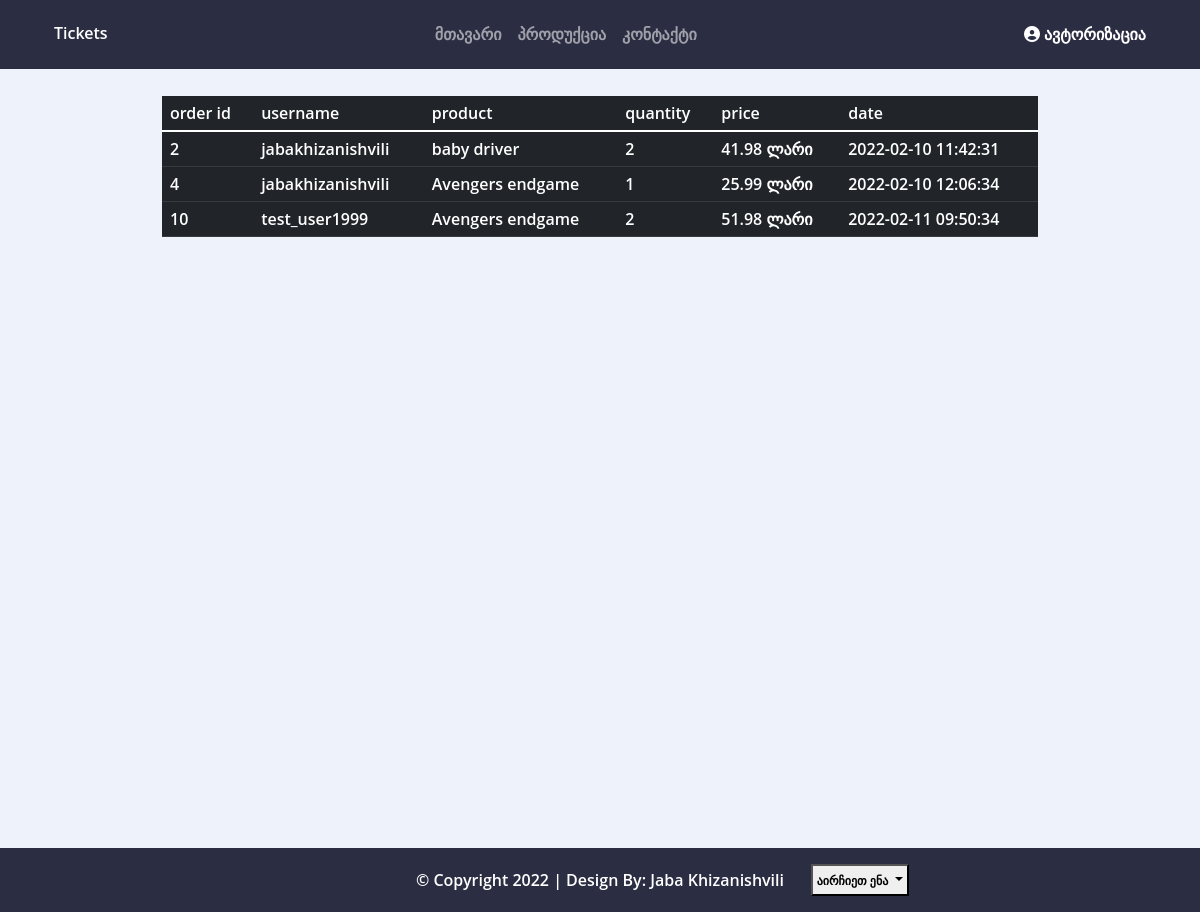
/userorders.php, run on the app's committed database.
### tables this page shows
CREATE TABLE `orders` (
  `id` int(11) NOT NULL,
  `users_id` int(11) NOT NULL,
  `products_id` int(11) NOT NULL,
  `quantity` int(11) NOT NULL,
  `created_at` timestamp NOT NULL DEFAULT current_timestamp(),
  `updated_at` timestamp NOT NULL DEFAULT current_timestamp() ON UPDATE current_timestamp()
);

CREATE TABLE `users` (
  `id` int(11) NOT NULL,
  `name` varchar(50) NOT NULL,
  `password` varchar(60) NOT NULL,
  `mail` varchar(100) NOT NULL,
  `usertype` int(11) NOT NULL,
  `created-at` timestamp NOT NULL DEFAULT current_timestamp(),
  `updated-at` timestamp NOT NULL DEFAULT current_timestamp() ON UPDATE current_timestamp()
);

CREATE TABLE `products` (
  `id` int(11) NOT NULL,
  `name` varchar(50) NOT NULL,
  `price` float NOT NULL,
  `img` text NOT NULL,
  `products_category` int(11) NOT NULL
);

### main.php (called while the page is built, shortened)
<?php
if (isset($_COOKIE["lang"]) && $_COOKIE['lang'] == "geo") {
    $lang = 'geo';
} else if (isset($_COOKIE["lang"]) && $_COOKIE['lang'] == "en") {
    $lang = "en";
} else {
    $lang = "geo";
}
$language = [
    "en" => [
        "home" => "home",
        "products" => "products",
        "contact" => "contact",
        "login" => "login",
        "choose" => "choose language",
        "loginform" => [
            "signin" => "signin",
            "signup" => "signup",
            "username" => "username",
            "password" => "password",
            "forgetpass" => "forget password",
            "rpassword" => "rpassword",
            "email" => "email",
            "member" => "already member ?",
        ]
    ],
    "geo" => [
        "home" => "მთავარი",
        "products" => "პროდუქცია",
        "contact" => "კონტაქტი",
        "login" => "ავტორიზაცია",
        "choose" => "აირჩიეთ ენა",
        "loginform" => [
            "signin" => "ავტორიზაცია",
            "signup" => "რეგისტრაცია",
            "username" => "მომხმარებელი",
            "password" => "პაროლი",
            "forgetpass" => "დაგავიწყდა პაროლი ?",
            "rpassword" => "გაიმეორე პაროლი",
            "email" => "მეილი",
            "member" => "უკვე დარეგისტრირებილი ხარ ?",
        ]
    ]
];

### userorders.php (the view, shortened to what this page needs)
<?php
include 'navbar.php';
$id = $_SESSION['user']['id'];
$usertype = $_SESSION['user']['usertype'];
if ($usertype == 2) {
    $conn = new PDO("mysql:host=localhost;dbname=finalproject", 'root', '');
    $conn->setAttribute(PDO::ATTR_ERRMODE, PDO::ERRMODE_EXCEPTION);
    $stmt = $conn->prepare("SELECT orders.id, quantity, created_at as date, users.name as username, products.name as productname, products.price
    FROM ((orders
    INNER JOIN products ON orders.products_id = products.id)
    INNER JOIN users ON orders.users_id = users.id) WHERE users_id = $id ORDER BY orders.id ASC;");
    $stmt->execute();
    $orders = $stmt->fetchAll(PDO::FETCH_ASSOC);
} else {
    $conn = new PDO("mysql:host=localhost;dbname=finalproject", 'root', '');
    $conn->setAttribute(PDO::ATTR_ERRMODE, PDO::ERRMODE_EXCEPTION);
    $stmt = $conn->prepare("SELECT orders.id, quantity, created_at as date, users.name as username, products.name as productname, products.price
    FROM ((orders
    INNER JOIN products ON orders.products_id = products.id)
    INNER JOIN users ON orders.users_id = users.id) ORDER BY orders.id ASC");
    $stmt->execute();
    $orders = $stmt->fetchAll(PDO::FETCH_ASSOC);
}
?>
<main style="height:100vh; width: 100%">
    <?php
    if ($usertype == 1) {
    ?>
        <div class="container w-75 mt-5 pt-5">
            <table class="table table-dark">
                <thead>
                    <tr>
                        <th scope="col">order id</th>
                        <th scope="col">username</th>
                        <th scope="col">product</th>
                        <th scope="col">quantity</th>
                        <th scope="col">price</th>
                        <th scope="col">date</th>
                        <th scope="col">წაშალე</th>
                    </tr>
                </thead>
                <tbody>
                    <?php
                    foreach ($orders as $val) {
                        $id = $val['id'];
                    ?>
                        <tr>
                            <td><?= $val['id'] ?></td>
                            <td><?= $val['username'] ?></td>
                            <td><?= $val['productname'] ?></td>
                            <td><?= $val['quantity'] ?></td>
                            <td><?= $val['price'] * $val['quantity'] . " ლარი" ?></td>
                            <td><?= $val['date'] ?></td>
                            <td> <a href="delorder.php?id=<?= $id ?>" class="text-center"><i class="fas fa-times-circle text-danger"></i></a> </td>
                        </tr>
                    <?php
                    }
                    ?>
                </tbody>
            </table>
        </div>
    <?php
    } else {
    ?>
        <div class="container w-75 mt-5 pt-5">
            <table class="table table-dark">
                <thead>
                    <tr>
                        <th scope="col">order id</th>
                        <th scope="col">username</th>
                        <th scope="col">product</th>
                        <th scope="col">quantity</th>
                        <th scope="col">price</th>
                        <th scope="col">date</th>
                    </tr>
                </thead>
                <tbody>
                    <?php
                    foreach ($orders as $val) {
                    ?>
                        <tr>
                            <td><?= $val['id'] ?></td>
                            <td><?= $val['username'] ?></td>
                            <td><?= $val['productname'] ?></td>
                            <td><?= $val['quantity'] ?></td>
                            <td><?= $val['price'] * $val['quantity'] . " ლარი" ?></td>
                            <td><?= $val['date'] ?></td>
                        </tr>
                    <?php
                    }
                    ?>
                </tbody>
            </table>
        </div>
    <?php
    }
    ?>
</main>
<?php
include 'footer.php';
?>

### navbar.php (shortened to what this page needs)
<!DOCTYPE html>
<html lang="en">
<?php
include "main.php";
?>
<head>
    <link href="https://cdn.jsdelivr.net/npm/bootstrap@5.1.3/dist/css/bootstrap.min.css" rel="stylesheet">
    <link rel="stylesheet" href="style.css">
    <link rel="stylesheet" href="https://unpkg.com/aos@next/dist/aos.css" />
</head>
<body data-bs-spy="scroll" data-bs-target="#navbar-example">
    <header class="d-flex justify-content-center container-fluid fixed-top p-2" style="background-color:#2b2d42">
        <nav class="navbar container navbar-expand-md navbar-dark w-100">
            <div class="container-fluid d-flex">
                <div class="collapse navbar-collapse pt-sm-0 pt-3" id="navbarSupportedContent">
                    <h4> <a href="index.php" style="color:white">Tickets</a> </h4>
                    <ul class="navbar-nav ms-auto mb-2 mb-lg-0 text-center w-sm-50">
                        <li class="nav-item">
                            <a class="nav-link" href="#home"><?= $language[$lang]['home'] ?></a>
                        </li>
                        <li class="nav-item">
                            <a class="nav-link" href="#products"><?= $language[$lang]['products'] ?></a>
                        </li>
                        <li class="nav-item">
                            <a class="nav-link" href="#contact"><?= $language[$lang]['contact'] ?></a>
                        </li>
                    </ul>
                    <?php
                    if (isset($_SESSION['user'])) {
                    ?>
                        <ul class="navbar-nav ms-auto d-block d-lg-flex d-flex justify-content-end text-center text-white">
                            <div class="dropdown">
                                <button class="btn btn-secondary dropdown-toggle" type="button" id="dropdownMenuButton1" data-bs-toggle="dropdown" aria-expanded="false">
                                    <i class="fas fa-user-circle"></i>
                                </button>
                                <ul class="dropdown-menu text-justify" aria-labelledby="dropdownMenuButton1">
                                    <li><a class="dropdown-item"><i class="fas fa-user-circle"></i> <?= $_SESSION['user']['name'] ?> </a></li>
                                    <li><a class="dropdown-item" href="userorders.php">შეკვეთები</a></li>
                                    <li><a class="dropdown-item" href="http://localhost/jaba/FINALPROJECT/?logout">გამოსვლა</a></li>
                                </ul>
                            </div>
                        </ul>
                    <?php
                    } else {
                    ?>
                        <ul class="navbar-nav ms-auto d-block d-lg-flex d-flex justify-content-end text-center text-white">
                            <i class="fas fa-user-circle" id="login"> <?= $language[$lang]['login'] ?></i>
                        </ul>
                    <?php
                    }
                    ?>
                </div>
            </div>
        </nav>
    </header>

### footer.php (shortened to what this page needs)
<footer>
    <div class="container-fluid text-white p-3" style="background-color:#2b2d42">
        <div class="row row-md-cols-3">
            <div class="col"></div>
            <div class="col d-flex align-items-center justify-content-center">
                <span>© Copyright 2022 | Design By: Jaba Khizanishvili</span>
            </div>
            <div class="col">
                <div class="btn-group">
                    <button type="button" class="dropdown-toggle p-1" data-bs-toggle="dropdown">
                        <span style="font-size:12px"> <?= $language[$lang]['choose'] ?> </span>
                    </button>
                </div>
            </div>
        </div>
    </div>
</footer>
</body>
</html>

### style.css (style rules this page uses)
* { margin: 0; padding: 0; box-sizing: border-box; font: 600 16px/18px 'Open Sans', sans-serif; }
body { background: #edf2fb !important; }
a { color: inherit; text-decoration: none }
#login { cursor: pointer; }

### data on the page
orders: id "2", users.name "jabakhizanishvili", products.name "baby driver", quantity "2", $val['price'] * $val['quantity'] "41.98", created_at "2022-02-10 11:42:31"
orders: id "4", users.name "jabakhizanishvili", products.name "Avengers endgame", quantity "1", $val['price']*$val['quantity'] "25.99", created_at "2022-02-10 12:06:34"
orders: id "10", users.name "test_user1999", products.name "Avengers endgame", quantity "2", $val['price'] * $val['quantity'] "51.98", created_at "2022-02-11 09:50:34"

### other printed values
$language[$lang]['home'] "მთავარი"
$language[$lang]['products'] "პროდუქცია"
$language[$lang]['contact'] "კონტაქტი"
$language[$lang]['login'] "ავტორიზაცია"
$language[$lang]['choose'] "აირჩიეთ ენა"
